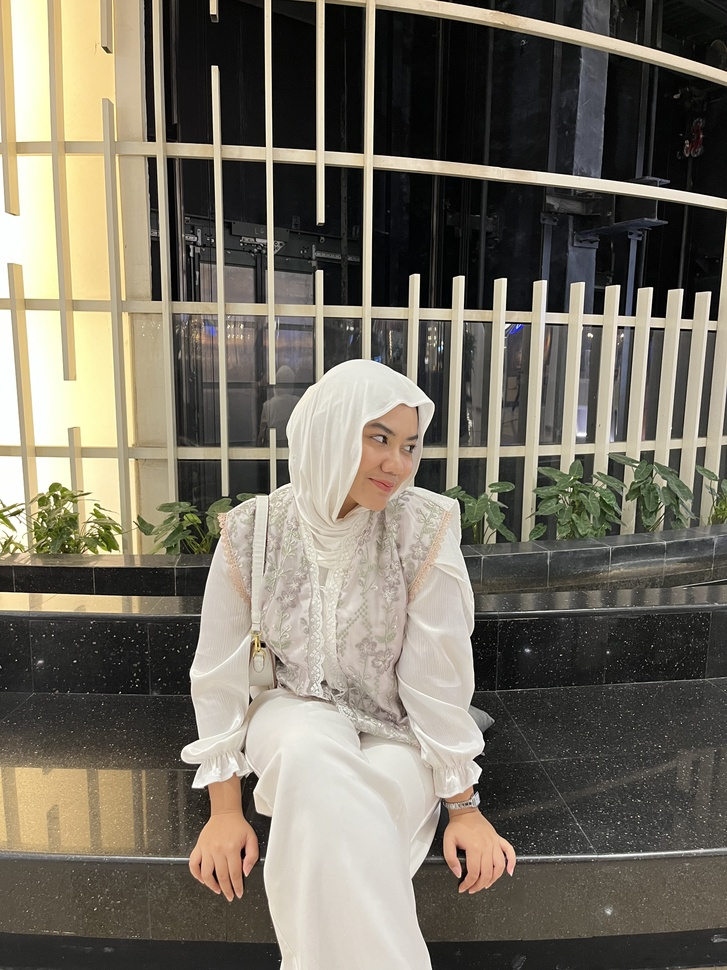
#> input picture Renata_Citra.jpg, 727 x 970 px, shrunk from 3024 x 4032 before the run
$ jupyter execute 'Hasil Program.ipynb'
#> lines starting #> are read from the running program, lines starting #| are printed output that depends on the picture
##### Nama  : Renata Yasmine Selomita
##### NIM   : 202231059
##### Kelas : Pengolahan Citra (B)

# IMPORT LIBRARY

[cell 1]
import cv2
import matplotlib.pyplot as plt
import numpy as np

# MEMBACA GAMBAR

[cell 2]
img = cv2.imread("Renata_Citra.jpg")
#> img is the input picture: shape (970, 727, 3); mean B, G, R 99.1, 112, 117.8

# MEMBUAT BARIS DAN KOLOM

[cell 3]
img.shape
#> Out = (970, 727, 3)

[cell 4]
[baris, kolom] = img.shape[:2]
#> baris = 970; kolom = 727

# MENGUBAH JADI BGR JADI RGB

[cell 5]
img = cv2.cvtColor(img, cv2.COLOR_BGR2RGB)

# MENGUBAH GAMBAR KE GRAYSCALE

[cell 6]
img_gray = cv2.cvtColor(img, cv2.COLOR_RGB2GRAY)
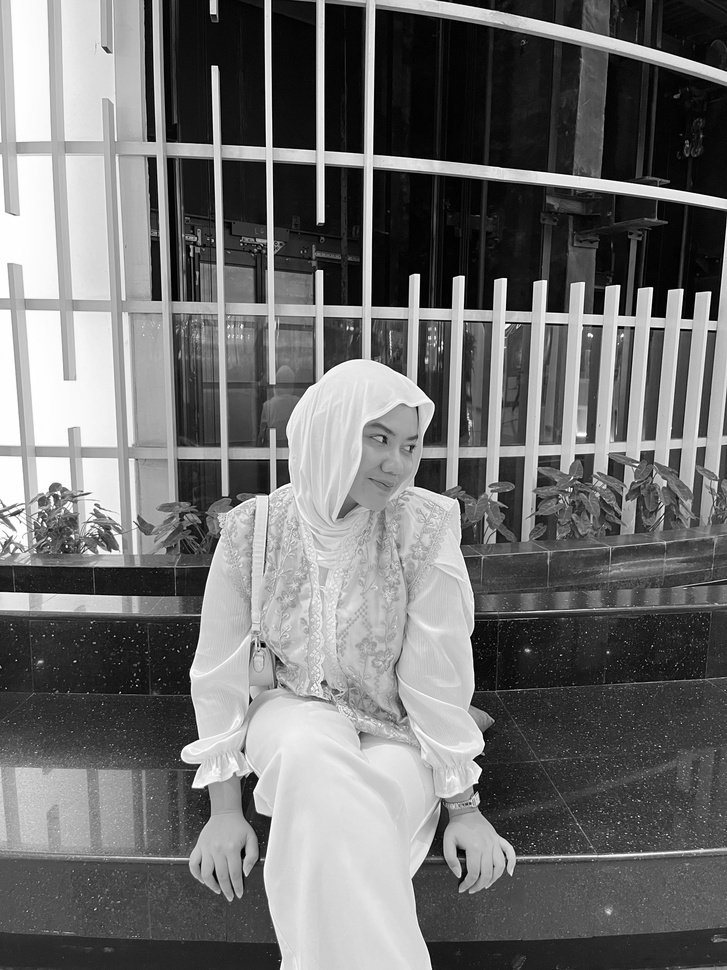
#> img_gray: shape (970, 727); min 0, max 255, mean 112.3
copyCitraGray = img_gray.copy().astype(float)

# DIMENSI GAMBAR

[cell 7]
m1, n1 = copyCitraGray.shape
#> m1 = 970; n1 = 727
output1 = np.empty([m1,n1])

# MANUAL MEAN FILTERING

[cell 8]
for baris in range (0, m1-1):
    for kolom in range (0, n1-1):
        a1 = baris
        b1 = kolom
        jumlah = copyCitraGray[a1-1, b1-1] + copyCitraGray[a1-1, b1] + copyCitraGray[a1-1, b1+1] +\
            copyCitraGray[a1, b1-1] + copyCitraGray[a1, b1] + copyCitraGray[a1, b1+1] +\
            copyCitraGray[a1+1, b1-1] + copyCitraGray[a1+1, b1] + copyCitraGray[a1+1, b1+1]
        output1[a1,b1] = 1/9*jumlah

# MEDIAN FILTERING MENGGUNAKAN OPENCV

[cell 9]
img_median = cv2.medianBlur(img, 5)

[cell 10]
fig, axis = plt.subplots(2, 2, figsize=(15, 15))
ax = axis.ravel()

ax[0].imshow(img, cmap='gray')
ax[0].set_title('Citra Asli')

ax[1].imshow(img_median, cmap='gray')
ax[1].set_title('After Filter Median')

ax[2].imshow(img_gray, cmap='gray')
ax[2].set_title('Original Image')

ax[3].imshow(output1, cmap='gray')
ax[3].set_title('Mean Filtered Image')

plt.show()
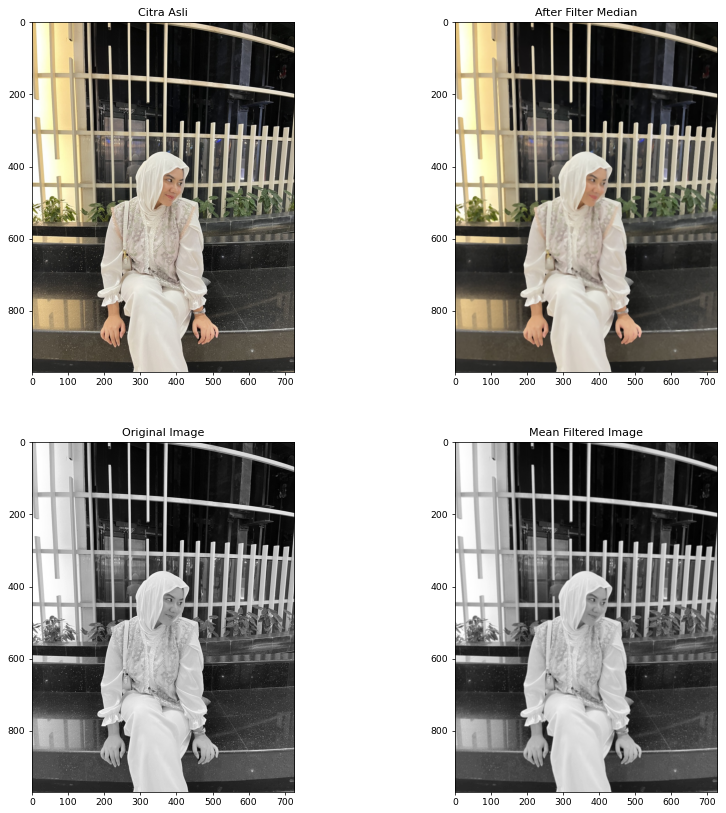
#> figure drawn by matplotlib, 4 panels

$ run again, with Bukti_Citra.PNG saved as Renata_Citra.jpg
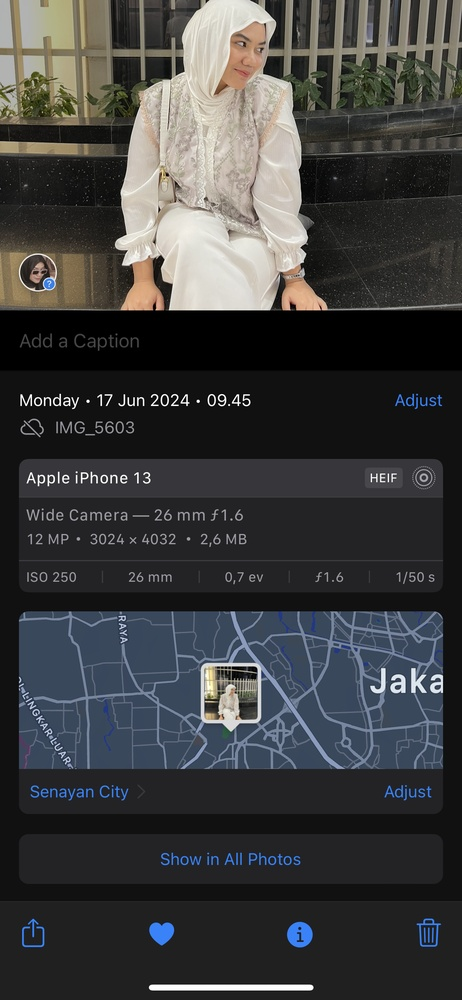
#> input picture Bukti_Citra.PNG, 462 x 1000 px, shrunk from 1170 x 2532 before the run
#> img is the input picture: shape (1000, 462, 3); mean B, G, R 62.6, 62.1, 61.4
#> `img_gray = cv2.cvtColor(img, cv2.COLOR_RGB2GRAY)`:
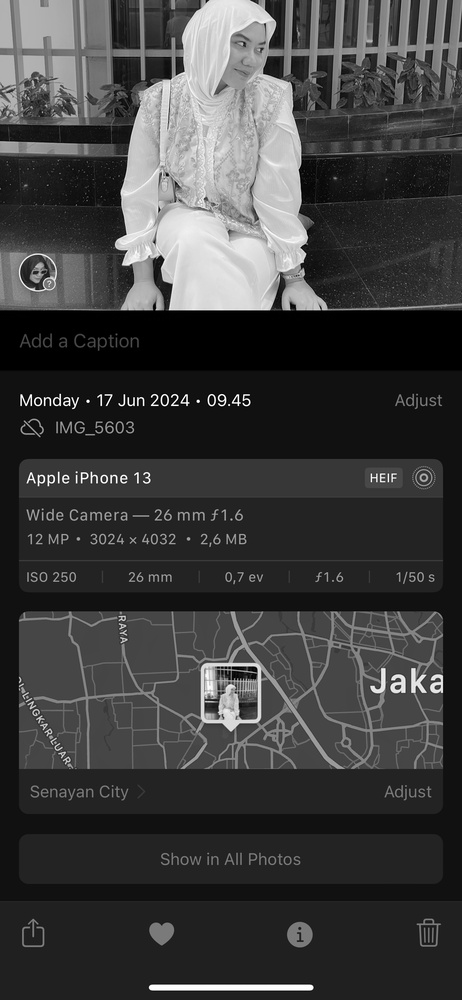
#> img_gray: shape (1000, 462); min 0, max 255, mean 62
#> `plt.show()`:
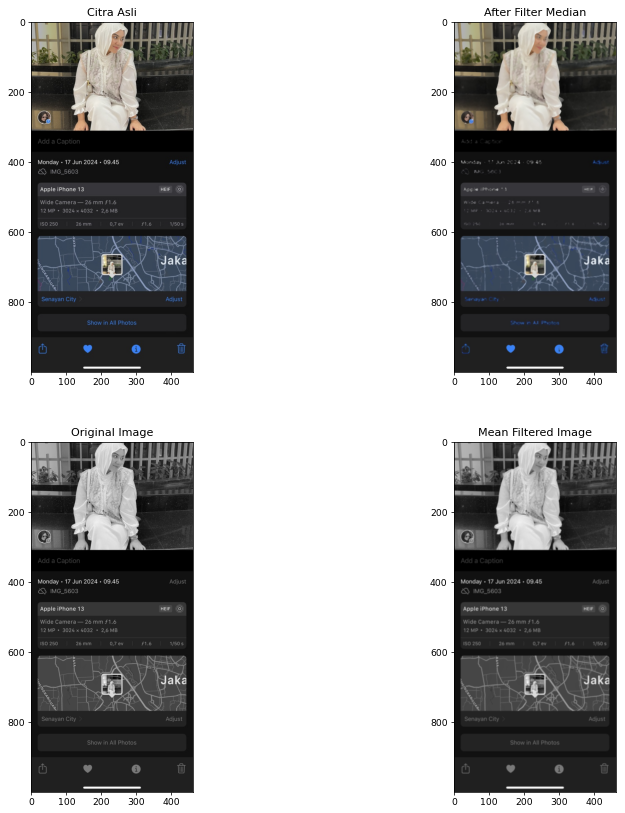
#> figure drawn by matplotlib, 4 panels
